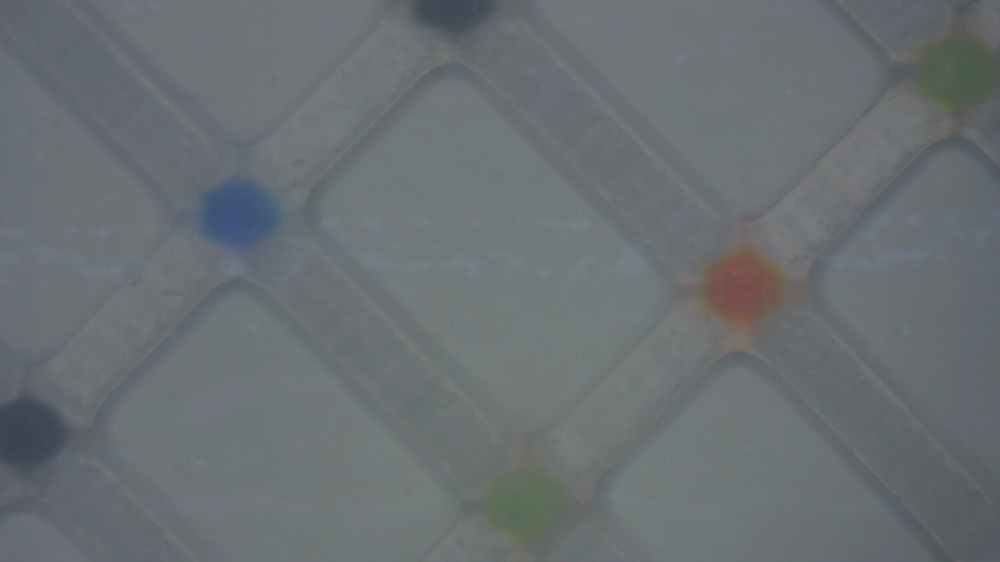
#> input picture circles in image/seq_1/seq_000.jpg, 1000 x 562 px, shrunk from 1920 x 1080 before the run
$ python final_project_im2025.py
#> lines starting #> are read from the running program, lines starting #| are printed output that depends on the picture; after the words box and inside, x2 and y2 are one past the last pixel; in counts of white or black regions, pixels touching at a corner belong together
"""
name: Malek Ahmad
ID: 324921345
"""

import cv2
import numpy as np
from matplotlib import pyplot as plt
import os


def check_existense(circles, x, y):
    for circle in circles:
        if np.abs(circle["x"] - x) < 5 and np.abs(circle["y"] - y) < 5:
            return True

    return False

def get_circle_color_in_yellow_image(img, x, y):
    position = img[int(y)][int(x)]
    blue_green = np.abs(position[0].astype(np.int32) - position[1].astype(np.int32))
    blue_red = np.abs(position[0].astype(np.int32) - position[2].astype(np.int32))
    green_red = np.abs(position[1].astype(np.int32) - position[2].astype(np.int32))
    # print(position, x, y, blue_green, blue_red, green_red)
    if blue_green > 15 and blue_red > 15 and green_red >= 6:
        return "red"

    elif blue_green > 15 and blue_red > 15 and green_red >= 0:
        return "green"

    else:
        return "blue"


def get_circle_color(img, x, y):
    position = img[int(y)][int(x)]
    blue_green = np.abs(position[0].astype(np.int32) - position[1].astype(np.int32))
    blue_red = np.abs(position[0].astype(np.int32) - position[2].astype(np.int32))
    green_red = np.abs(position[1].astype(np.int32) - position[2].astype(np.int32))
    # print(position, x, y, blue_green, blue_red, green_red)
    if blue_green > 19 and blue_red > 20:
        return "blue"

    elif blue_green > 10 and green_red > 10 and blue_red < 20:
        return "green"

    elif blue_red > 20 and green_red > 20:
        return "red"

    elif blue_red > 8:
        return "blue"


def detect_colored_circles(image_path: str) -> list[dict]:
#> called with image_path = 'seq_1/seq_000.jpg'
    circles = []
    img = cv2.imread(image_path)
#> img is the input picture: shape (562, 1000, 3); mean B, G, R 114.7, 111.3, 105
    if img is None:
        raise ValueError("wrong path, couldnt find image")

    hsv = cv2.cvtColor(img, cv2.COLOR_BGR2HSV)
#> hsv: shape (562, 1000, 3); mean H, S, V 97.4, 24.5, 115.5
    h_value, s_value, v_value = cv2.split(hsv)
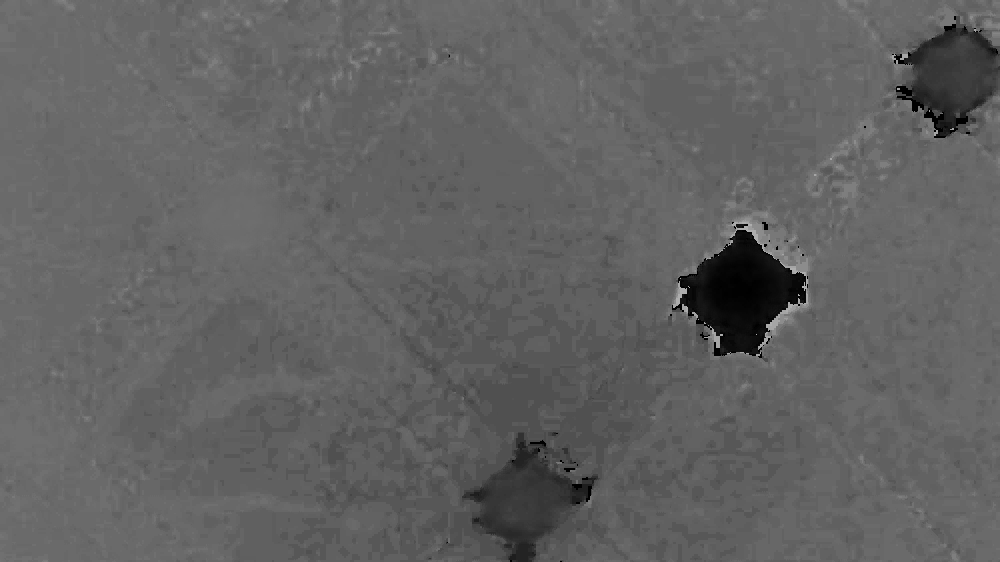
#> h_value: shape (562, 1000); min 0, max 177, mean 97.4
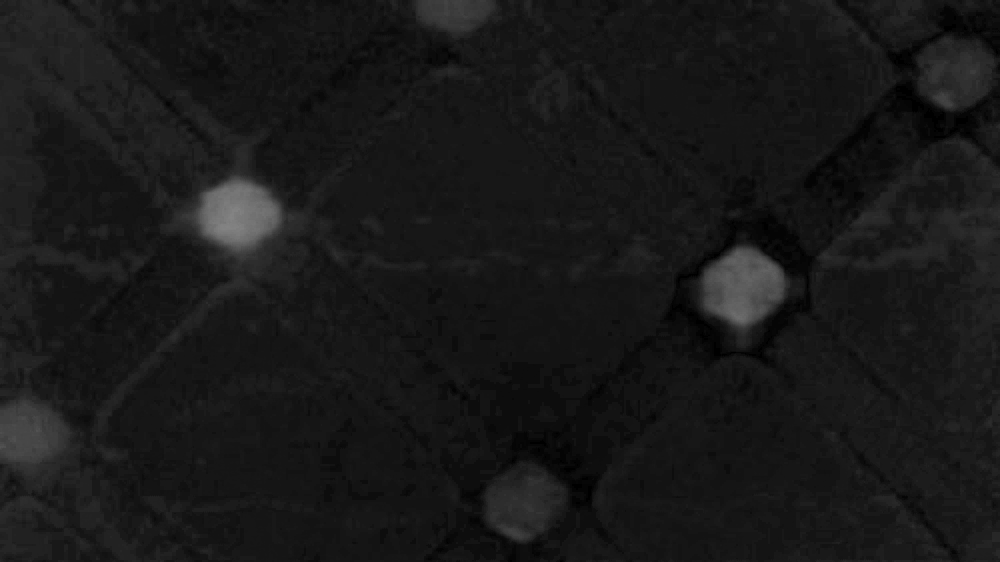
#> s_value: shape (562, 1000); min 0, max 132, mean 24.5
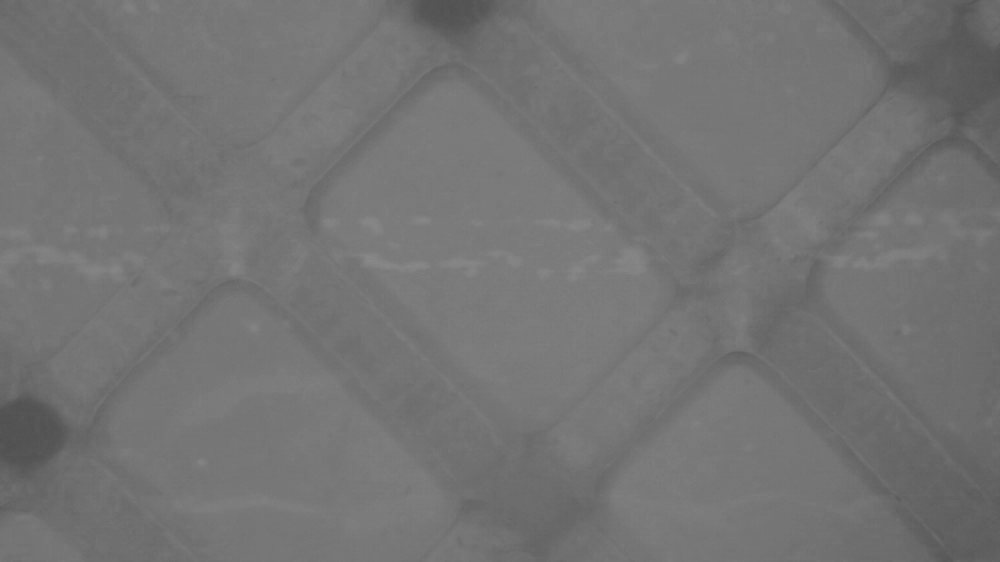
#> v_value: shape (562, 1000); min 80, max 137, mean 115.5

    yellow_mask = cv2.inRange(hsv, np.array([20, 100, 100]), np.array([40, 255, 255]))
#> yellow_mask: shape (562, 1000); every value is 0
    yellow_pixels = cv2.countNonZero(yellow_mask)
#> yellow_pixels = 0
    total_pixels = img.shape[0] * img.shape[1]
#> total_pixels = 562000
    yellow_ratio = yellow_pixels / total_pixels
#> yellow_ratio = 0

    if yellow_ratio > 0.3:
        # print("yellow background")
        combined_weighted = cv2.addWeighted(s_value, 1.5, h_value, 0.2, 0)

        processed = combined_weighted.copy()

        clahe = cv2.createCLAHE(clipLimit=4, tileGridSize=(20,5))
        processed = clahe.apply(processed)

        _, binary_thresh = cv2.threshold(processed, 60, 255, cv2.THRESH_BINARY)

        kernel = np.ones((6, 6), np.uint8)
        binary_thresh = cv2.morphologyEx(binary_thresh, cv2.MORPH_OPEN, kernel, iterations=7)
        binary_thresh = cv2.morphologyEx(binary_thresh, cv2.MORPH_CLOSE, kernel, iterations=15)

        edges = cv2.Canny(binary_thresh, 50, 150)

        contours, _ = cv2.findContours(edges, cv2.RETR_CCOMP, cv2.CHAIN_APPROX_SIMPLE)

        # contour_image = img.copy()
        # cv2.drawContours(contour_image, contours, -1, (0, 255, 0), 2)
        # print(len(contours))
        detected_circles = []
        for cnt in contours:
            # print("entered")
            circle = dict()
            # area = cv2.contourArea(cnt)
            perimeter = cv2.arcLength(cnt, True)
            if perimeter == 0:
                continue
            # circularity = 4 * np.pi * (area / (perimeter ** 2))
            # if 0.22 < circularity:
            (x, y), radius = cv2.minEnclosingCircle(cnt)
            exist = check_existense(circles, x, y)
            if exist == True:
                continue

            # circle_perimeter = 2 * np.pi * radius
            # if 50 < radius < 130 and 0.6 < circle_perimeter / perimeter < 1.1:
            circle["x"] = x
            circle["y"] = y
            circle["radius"] = radius
            detected_circles.append((int(x), int(y), int(radius)))

            circle["color"] = get_circle_color_in_yellow_image(img, x, y)
            if circle["color"] != None:
                circles.append(circle)

        # [12 lines of commented-out code are left out]

        return circles
    else:
        combined_weighted = cv2.addWeighted(s_value, 0.8, h_value, 0.2, 0)
        processed = combined_weighted.copy()

        clahe = cv2.createCLAHE(clipLimit=8, tileGridSize=(25,4))
        processed = clahe.apply(processed)
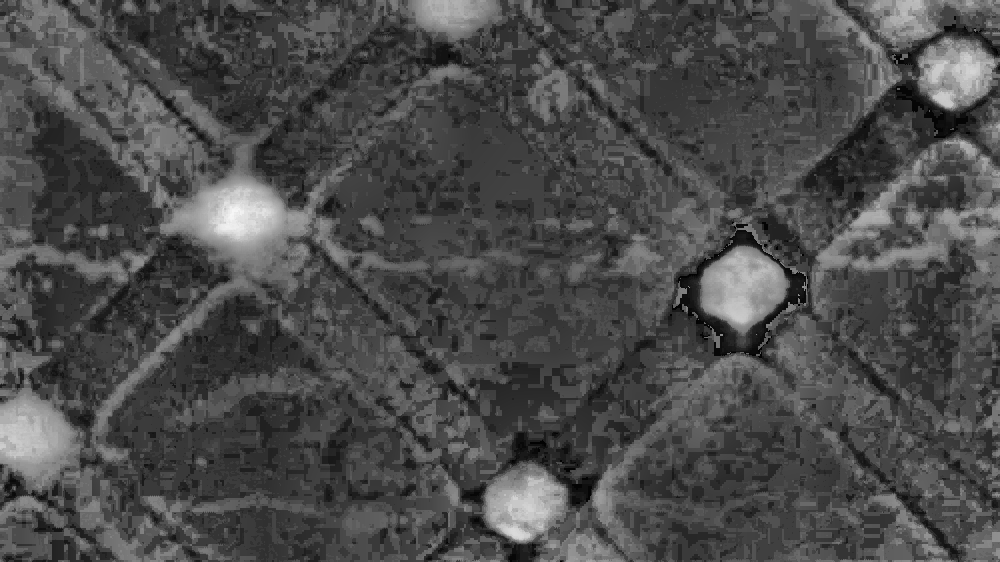
#> processed: shape (562, 1000); min 0, max 247, mean 75.2

        _, binary_thresh = cv2.threshold(processed, 150, 255, cv2.THRESH_BINARY)
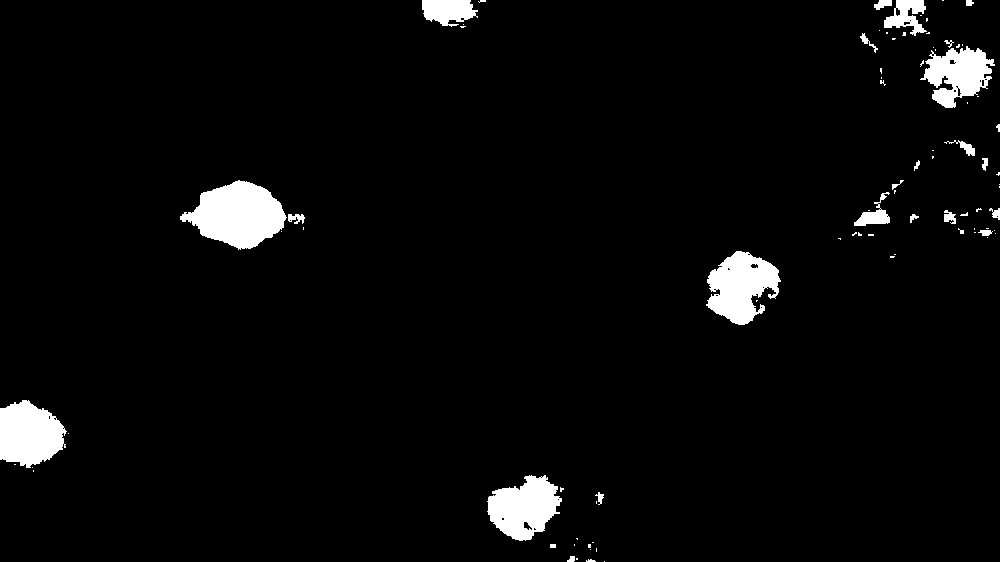
#> binary_thresh: shape (562, 1000); 3.8% white; 86 white regions (60 under 20 px), largest, box (x1, y1, x2, y2) and area: (180, 180, 287, 250) 4672, (706, 251, 781, 325) 3481, (0, 400, 67, 468) 3343

        kernel = np.ones((15, 15), np.uint8)
        binary_thresh = cv2.morphologyEx(binary_thresh, cv2.MORPH_OPEN, kernel)
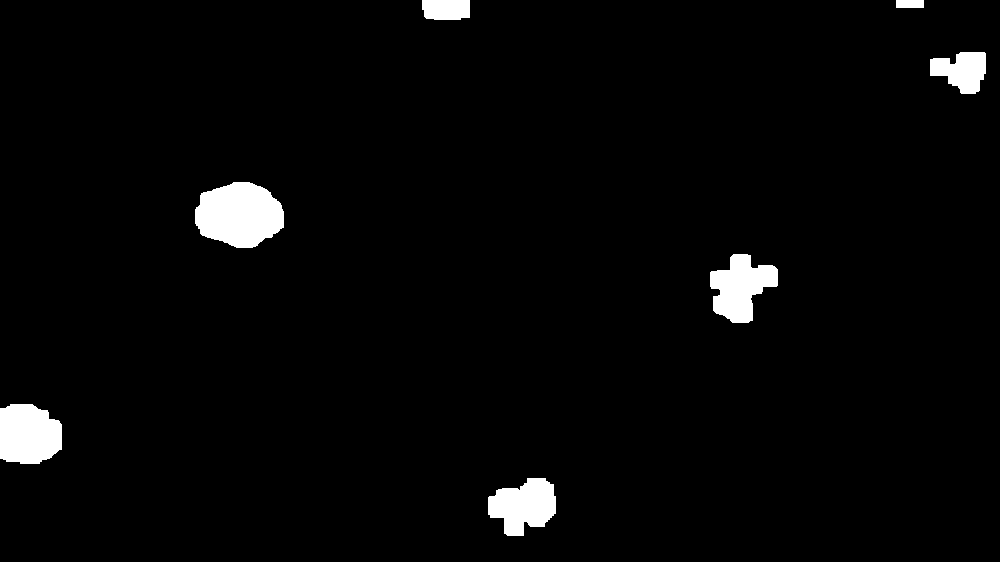
#> binary_thresh: shape (562, 1000); 2.9% white; 7 white regions

        contours, _ = cv2.findContours(binary_thresh, cv2.RETR_EXTERNAL, cv2.CHAIN_APPROX_SIMPLE)
#> contours = 7 contours; box (x1, y1, x2, y2) and area: (195, 182, 284, 248) 4372, (0, 404, 62, 464) 3072, (710, 254, 778, 323) 2770, (488, 478, 556, 536) 2609, (930, 52, 986, 94) 1526, (422, 0, 470, 20) 844, (896, 0, 924, 8) 189
        detected_circles = []
        for cnt in contours:
            circle = dict()
            area = cv2.contourArea(cnt)
            perimeter = cv2.arcLength(cnt, True)
            if perimeter == 0:
                continue
            circularity = 4 * np.pi * (area / (perimeter ** 2))
            if 0.22 < circularity:
                (x, y), radius = cv2.minEnclosingCircle(cnt)
                circle_perimeter = 2 * np.pi * radius
                if 50 < radius < 130 and 0.6 < circle_perimeter / perimeter < 1.1:
                    circle["x"] = x
                    circle["y"] = y
                    circle["radius"] = radius
                    detected_circles.append((int(x), int(y), int(radius)))

                    circle["color"] = get_circle_color(img, x, y)
                    if circle["color"] != None:
                        circles.append(circle)
#> this loop made 7 passes
#> (cnt, area, perimeter, circularity, x, y, radius, circle_perimeter) on pass 6: ([[896, 0], [896, 7], [923, 7], [923, 0]], 189, 68, 0.514, 909.5, 3.5, 13.95, 87.63)
#> (area, perimeter, circularity, x, y, radius, circle_perimeter) on passes 1, 2, 3, 4, 5, 7: (2609, 244.4, 0.549, 522, 502.3, 35.98, 226.1), (3072.5, 223, 0.776, 27.48, 433, 37.15, 233.4), (2770, 270.6, 0.475, 744.3, 288.4, 38.03, 238.9), (4372.5, 265.6, 0.779, 239.3, 216.5, 44.94, 282.4), (1526.5, 194, 0.509, 958.8, 67.82, 30.11, 189.2), (844.5, 129.1, 0.637, 445.5, 8.5, 24.99, 157)
#> after the loop, circles = []; detected_circles = []

        # [12 lines of commented-out code are left out]

        return circles

def track_circles_over_time(image_paths: list[str]) -> dict:
    image_count = 1
    circles = list()
    result = dict()
    images_list = list()
    for image in image_paths:
        circles_results = detect_colored_circles(image)
#> circles_results = []
        for circle in circles_results:
            circle_index = len(circles) + 1
            exist = False
            for i in range(len(circles)):
                if circle["color"] == circles[i]["color"]:
                    if np.abs(circle["x"] - circles[i]["x"]) <= 100 and np.abs(circle["y"] - circles[i]["y"]) <= 100:
                        circle_index = i + 1
                        exist = True
                        break

            if exist is False:
                circles.append(circle)

            circle_data = dict()
            circle_data["image"] = image_count
            circle_data["circle_id"] = circle_index
            circle_data["x"] = circle["x"]
            circle_data["y"] = circle["y"]
            circle_data["radius"] = circle["radius"]
            circle_data["color"] = circle["color"]
            images_list.append(circle_data)
#> this loop made 0 passes
#> after the loop, circles = []; images_list = []

        image_count += 1
#> pass 2 of the loop in track_circles_over_time, `for image in image_paths:`:
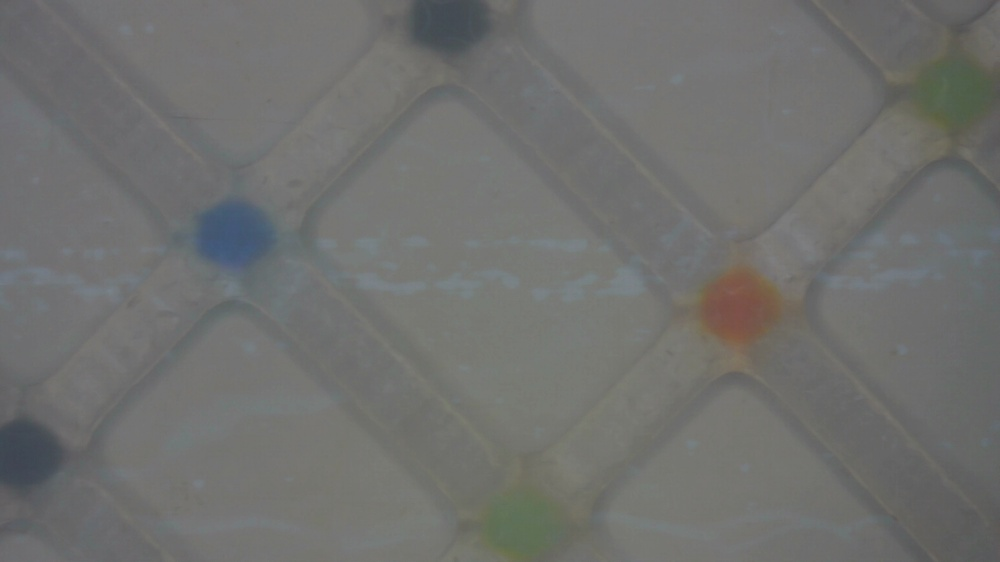
#> input picture circles in image/seq_1/seq_003.jpg, 1000 x 562 px, shrunk from 1920 x 1080 before the run
#> in detect_colored_circles, img is the input picture: shape (562, 1000, 3); mean B, G, R 110.1, 112, 111.3
#> hsv: shape (562, 1000, 3); mean H, S, V 50.8, 10.7, 113.3
#> in detect_colored_circles (call 2), `yellow_mask = cv2.inRange(hsv, np.array([20, 100, 100]), np.array([40,..`:
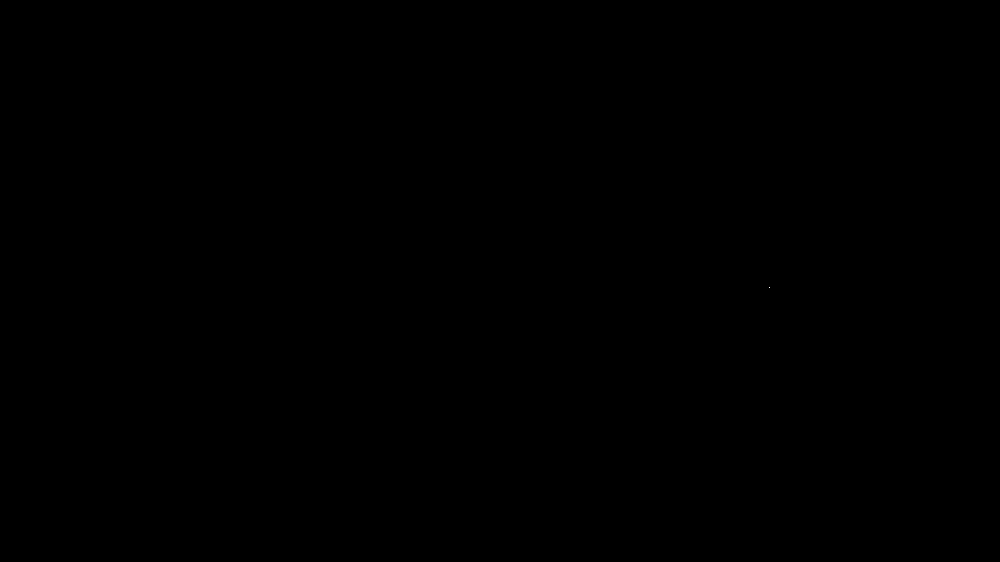
#> yellow_mask: shape (562, 1000); 0% white in thin lines or dots, all inside (x1, y1, x2, y2) = (769, 287, 770, 288)
#> yellow_pixels = 1
#> yellow_ratio = 1.78e-06
#> in detect_colored_circles (call 2), `binary_thresh = cv2.morphologyEx(binary_thresh, cv2.MORPH_OPEN, kernel)`:
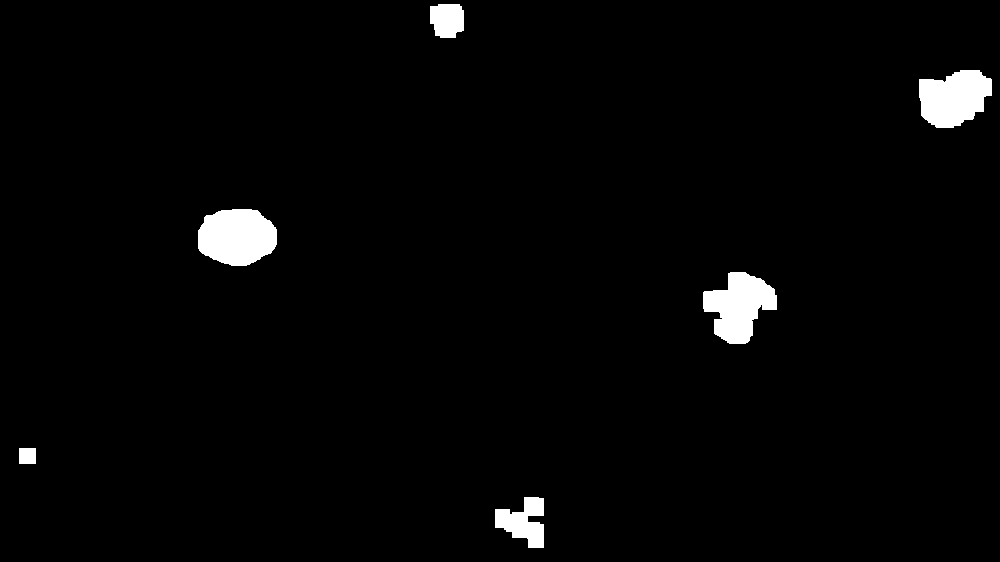
#> binary_thresh: shape (562, 1000); 2.3% white; 6 white regions
#> contours = 6 contours; box (x1, y1, x2, y2) and area: (198, 209, 277, 266) 3504, (703, 272, 777, 344) 3154, (919, 70, 992, 128) 3056, (495, 497, 544, 548) 1411, (430, 4, 464, 38) 938, (19, 448, 36, 464) 240
#> the loop in detect_colored_circles (call 2), `for cnt in contours:` made 6 passes
#> (cnt, area, perimeter, circularity, x, y, radius, circle_perimeter) on pass 2: ([[19, 448], [19, 463], [35, 463], [35, 448]], 240, 62, 0.785, 27, 455.5, 10.97, 68.9)

    result["table"] = images_list

    return result


def main():
    # [8 lines of commented-out code are left out]
    result = track_circles_over_time(["seq_1/seq_000.jpg", "seq_1/seq_003.jpg"])
#> result = {'table': []}
    print(result["table"])


if __name__ == "__main__":
    main()
